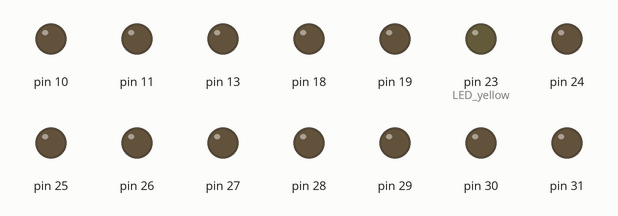
This sketch was run on a simulated Arduino Mega 2560, built with avr-gcc and run on an emulated ATmega2560. On the bench: output pins drawn as LEDs (lit = HIGH). What the sketch prints to the serial monitor is not drawn.

Above: at 0.6 s.
Timing chart, 0 to 0.6 s (numbered marks = the images above):
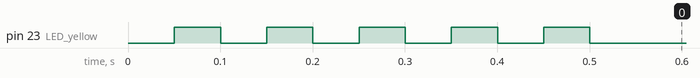

The sketch:

AIRDOS_F_aragats.ino
```cpp
//#define DEBUG
/*
  AIRDOS with RTC without lightning detector

Compiled with: Arduino 1.8.5

3 month endurance with LS 33600 = 7.6 mA

ISP
---
PD0     RX
PD1     TX
RESET#  through 50M capacitor to RST#

SDcard
------
DAT3   SS   4 B4
CMD    MOSI 5 B5
DAT0   MISO 6 B6
CLK    SCK  7 B7

ANALOG
------
+      A0  PA0
-      A1  PA1
RESET  0   PB0

LED
---
LED_yellow  23  PC7         // LED for Dasa


                     Mighty 1284p
                      +---\/---+
           (D 0) PB0 1|        |40 PA0 (AI 0 / D24)
           (D 1) PB1 2|        |39 PA1 (AI 1 / D25)
      INT2 (D 2) PB2 3|        |38 PA2 (AI 2 / D26)
       PWM (D 3) PB3 4|        |37 PA3 (AI 3 / D27)
    PWM/SS (D 4) PB4 5|        |36 PA4 (AI 4 / D28)
      MOSI (D 5) PB5 6|        |35 PA5 (AI 5 / D29)
  PWM/MISO (D 6) PB6 7|        |34 PA6 (AI 6 / D30)
   PWM/SCK (D 7) PB7 8|        |33 PA7 (AI 7 / D31)
                 RST 9|        |32 AREF
                VCC 10|        |31 GND
                GND 11|        |30 AVCC
              XTAL2 12|        |29 PC7 (D 23)
              XTAL1 13|        |28 PC6 (D 22)
      RX0 (D 8) PD0 14|        |27 PC5 (D 21) TDI
      TX0 (D 9) PD1 15|        |26 PC4 (D 20) TDO
RX1/INT0 (D 10) PD2 16|        |25 PC3 (D 19) TMS
TX1/INT1 (D 11) PD3 17|        |24 PC2 (D 18) TCK
     PWM (D 12) PD4 18|        |23 PC1 (D 17) SDA
     PWM (D 13) PD5 19|        |22 PC0 (D 16) SCL
     PWM (D 14) PD6 20|        |21 PD7 (D 15) PWM
                      +--------+
*/

#include <SD.h>             // Tested with version 1.2.2.
#include "wiring_private.h"
#include <Wire.h>           // Tested with version 1.0.0.
#include "RTClib.h"         // Tested with version 1.5.4.

#define LED_yellow  23 // PC7
#define RESET     0    // PB0
#define SDpower1  1    // PB1
#define SDpower2  2    // PB2
#define SDpower3  3    // PB3
#define SS        4    // PB4
#define MOSI      5    // PB5
#define MISO      6    // PB6
#define SCK       7    // PB7
#define INT       20   // PC4

#define CHANNELS 512 // number of channels in buffer for histogram, including negative numbers

uint16_t count = 0;

RTC_Millis rtc;

// Read Analog Differential without gain (read datashet of ATMega1280 and ATMega2560 for refference)
// Use analogReadDiff(NUM)
//   NUM  | POS PIN             | NEG PIN           |   GAIN
//  0 | A0      | A1      | 1x
//  1 | A1      | A1      | 1x
//  2 | A2      | A1      | 1x
//  3 | A3      | A1      | 1x
//  4 | A4      | A1      | 1x
//  5 | A5      | A1      | 1x
//  6 | A6      | A1      | 1x
//  7 | A7      | A1      | 1x
//  8 | A8      | A9      | 1x
//  9 | A9      | A9      | 1x
//  10  | A10     | A9      | 1x
//  11  | A11     | A9      | 1x
//  12  | A12     | A9      | 1x
//  13  | A13     | A9      | 1x
//  14  | A14     | A9      | 1x
//  15  | A15     | A9      | 1x
#define PIN 0
uint8_t analog_reference = INTERNAL2V56; // DEFAULT, INTERNAL, INTERNAL1V1, INTERNAL2V56, or EXTERNAL

void setup()
{

  // Open serial communications and wait for port to open:
  Serial.begin(9600);
  while (!Serial)
  {
  ; // wait for serial port to connect. Needed for Leonardo only?
  }

  Serial.println("#Cvak...");

  ADMUX = (analog_reference << 6) | ((PIN | 0x10) & 0x1F);

  ADCSRB = 0;               // Switching ADC to Free Running mode
  sbi(ADCSRA, ADATE);       // ADC autotrigger enable (mandatory for free running mode)
  sbi(ADCSRA, ADSC);        // ADC start the first conversions
  sbi(ADCSRA, 2);           // 0x100 = clock divided by 16, 62.5 kHz, 208 us for 13 cycles of one AD conversion, 24 us fo 1.5 cycle for sample-hold
  cbi(ADCSRA, 1);
  cbi(ADCSRA, 0);

  pinMode(RESET, OUTPUT);   // reset for peak detetor

  pinMode(INT, INPUT);      // interrupt from lightning detector

  //pinMode(SDpower1, OUTPUT);  // SDcard interface
  //pinMode(SDpower2, OUTPUT);
  //pinMode(SDpower3, OUTPUT);
  //pinMode(SS, OUTPUT);
  //pinMode(MOSI, INPUT);
  //pinMode(MISO, INPUT);
  //pinMode(SCK, OUTPUT);

  DDRB = 0b10011110;
  PORTB = 0b00000000;  // SDcard Power OFF

  DDRA = 0b11111100;
  PORTA = 0b00000000;  // SDcard Power OFF
  DDRC = 0b11101100;
  PORTC = 0b00000000;  // SDcard Power OFF
  DDRD = 0b11111100;
  PORTD = 0b00000000;  // SDcard Power OFF

  pinMode(LED_yellow, OUTPUT);
  digitalWrite(LED_yellow, LOW);
  digitalWrite(RESET, LOW);

  //!!! Wire.setClock(100000);

  for(int i=0; i<5; i++)
  {
    delay(50);
    digitalWrite(LED_yellow, HIGH);  // Blink for Dasa
    delay(50);
    digitalWrite(LED_yellow, LOW);
  }

  Serial.println("#Hmmm...");
}


void loop()
{
  uint8_t lo, hi;
  uint16_t u_sensor, maximum;
  uint16_t buffer[CHANNELS];
  uint16_t offset;

  for(int n=0; n<CHANNELS; n++)
  {
    buffer[n]=0;
  }

  // measurement of ADC offset
  ADMUX = (analog_reference << 6) | 0b10001; // Select +A1,-A1 for offset correction
  delay(50);
  ADCSRB = 0;               // Switching ADC to Free Running mode
  sbi(ADCSRA, ADATE);       // ADC autotrigger enable (mandatory for free running mode)
  sbi(ADCSRA, ADSC);        // ADC start the first conversions
  sbi(ADCSRA, 2);           // 0x100 = clock divided by 16, 62.5 kHz, 208 us for 13 cycles of one AD conversion, 24 us fo 1.5 cycle for sample-hold
  cbi(ADCSRA, 1);
  cbi(ADCSRA, 0);
  sbi(ADCSRA, ADIF);                  // reset interrupt flag from ADC
  while (bit_is_clear(ADCSRA, ADIF)); // wait for the first conversion
  sbi(ADCSRA, ADIF);                  // reset interrupt flag from ADC
  lo = ADCL;
  hi = ADCH;
  ADMUX = (analog_reference << 6) | 0b10000; // Select +A0,-A1 for measurement
  ADCSRB = 0;               // Switching ADC to Free Running mode
  sbi(ADCSRA, ADATE);       // ADC autotrigger enable (mandatory for free running mode)
  sbi(ADCSRA, ADSC);        // ADC start the first conversions
  sbi(ADCSRA, 2);           // 0x100 = clock divided by 16, 62.5 kHz, 208 us for 13 cycles of one AD conversion, 24 us fo 1.5 cycle for sample-hold
  cbi(ADCSRA, 1);
  cbi(ADCSRA, 0);
  // combine the two bytes
  u_sensor = (hi << 7) | (lo >> 1);
  // manage negative values
  if (u_sensor <= (CHANNELS/2)-1 ) {u_sensor += (CHANNELS/2);} else {u_sensor -= (CHANNELS/2);}
  offset = u_sensor;

  PORTB = 1;                          // Set reset output for peak detector to H
  sbi(ADCSRA, ADIF);                  // reset interrupt flag from ADC
  while (bit_is_clear(ADCSRA, ADIF)); // wait for the first dummy conversion
  DDRB = 0b10011111;                  // Reset peak detector
  delayMicroseconds(100);             // guaranteed reset
  DDRB = 0b10011110;

  /*
  // flush lightning detector
  while (digitalRead(INT))
  {
    delay(2); // minimal delay after stroke interrupt

    Wire.requestFrom((uint8_t)3, (uint8_t)8);    // request 9 bytes from slave device #3
    for (int8_t reg=0; reg<8; reg++)
    {
      uint8_t ble = Wire.read();    // receive a byte
    }
  }
  */

  sbi(ADCSRA, ADIF);        // reset interrupt flag from ADC

  uint16_t suppress = 0;
  uint8_t strokes = 0;
  uint8_t lightning[10][8];

  // dosimeter integration
  for (uint8_t i=0; i<10; i++)    // cca 10 s
  {
    while (bit_is_clear(ADCSRA, ADIF)); // wait for dummy conversion
    DDRB = 0b10011111;                  // Reset peak detector
    asm("NOP");                         // cca 6 us for 2k2 resistor and 1k capacitor in peak detector
    asm("NOP");
    asm("NOP");
    asm("NOP");
    asm("NOP");
    DDRB = 0b10011110;
    sbi(ADCSRA, ADIF);                  // reset interrupt flag from ADC

    for (uint16_t n=0; n<4600; n++) // cca 1 s
    {
      while (bit_is_clear(ADCSRA, ADIF)); // wait for end of conversion
      //delayMicroseconds(24);            // 24 us wait for 1.5 cycle of 62.5 kHz ADC clock for sample/hold for next conversion
      asm("NOP");                         // cca 8 us after loop
      asm("NOP");
      asm("NOP");
      asm("NOP");
      asm("NOP");
      asm("NOP");

      DDRB = 0b10011111;                  // Reset peak detector
      asm("NOP");                         // cca 7 us for 2k2 resistor and 100n capacitor in peak detector
      asm("NOP");
      asm("NOP");
      asm("NOP");
      asm("NOP");
      DDRB = 0b10011110;
      sbi(ADCSRA, ADIF);                  // reset interrupt flag from ADC

      // we have to read ADCL first; doing so locks both ADCL
      // and ADCH until ADCH is read.  reading ADCL second would
      // cause the results of each conversion to be discarded,
      // as ADCL and ADCH would be locked when it completed.
      lo = ADCL;
      hi = ADCH;

      // combine the two bytes
      u_sensor = (hi << 7) | (lo >> 1);

      // manage negative values
      if (u_sensor <= (CHANNELS/2)-1 ) {u_sensor += (CHANNELS/2);} else {u_sensor -= (CHANNELS/2);}

      if (u_sensor > maximum) // filter double detection for pulses between two samples
      {
        maximum = u_sensor;
        suppress++;
      }
      else
      {
        buffer[maximum]++;
        maximum = 0;
      }
    }
}

  // Data out
  {
    DateTime now = rtc.now();

    // make a string for assembling the data to log:
    String dataString = "";

    // make a string for assembling the data to log:
    dataString += "$CANDY3,";

    dataString += String(count);
    dataString += ",";

    dataString += String(now.unixtime());
    dataString += ",";


    uint16_t noise = offset+6;
    uint32_t dose=0;
    #define RANGE 252

    for(int n=offset; n<(offset+RANGE); n++)
    {
      dataString += String(buffer[n]);
      //dataString += "\t";
      dataString += ",";
      //if (n==NOISE) dataString += "*,";
    }


    for(int n=noise; n<(offset+RANGE); n++)
    {
      dose += buffer[n];
    }

    dataString += String(suppress);
    dataString += ",";
    dataString += String(dose);
    dataString += ",";
    dataString += String(offset);

    count++;

    {
      DDRB = 0b10111110;
      PORTB = 0b00001111;  // SDcard Power ON

      {

#ifdef DEBUG
        dataString.remove(100);
#endif
        digitalWrite(LED_yellow, HIGH);  // Blink for Dasa
        Serial.println(dataString);  // print to terminal (additional 700 ms in DEBUG mode)
        digitalWrite(LED_yellow, LOW);
      }

      DDRB = 0b10011110;
      PORTB = 0b00000001;  // SDcard Power OFF
    }
  }
}
```
